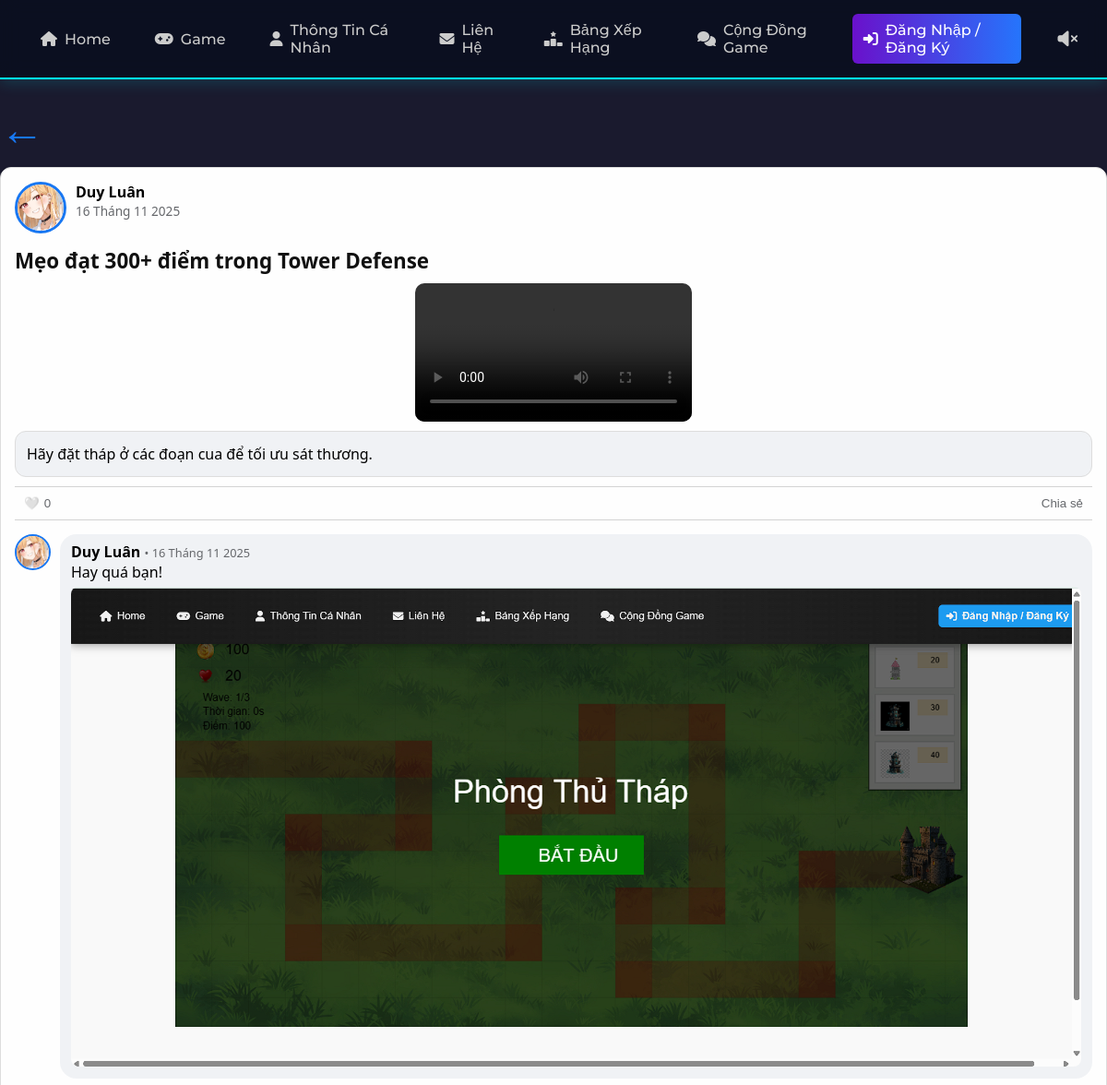
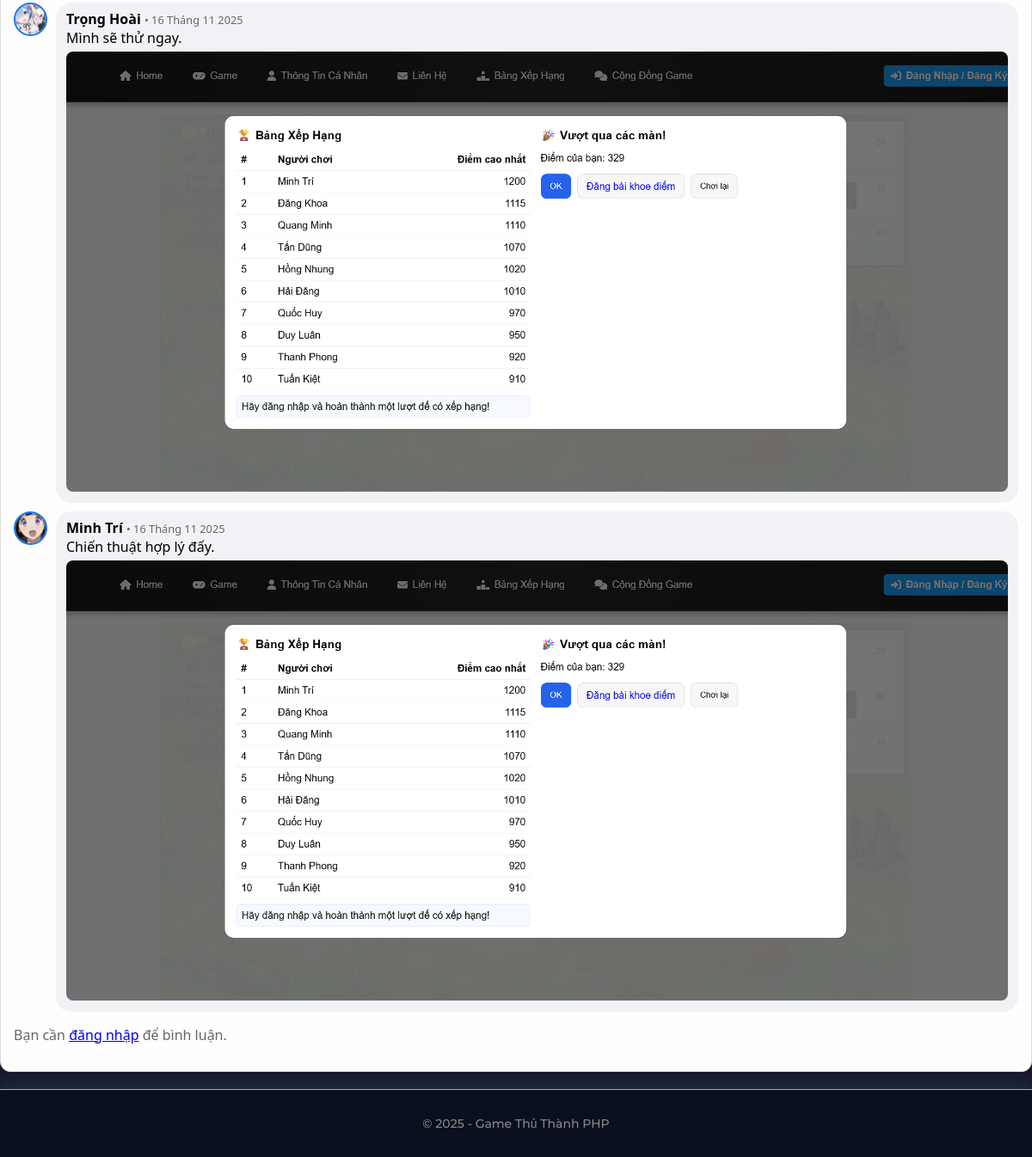
Page /forum_view.php?id=1 on the committed database (2 pictures, top to bottom).
### tables this page shows
CREATE TABLE IF NOT EXISTS posts (
  id INT AUTO_INCREMENT PRIMARY KEY,
  user_id INT NOT NULL,
  title VARCHAR(200) NOT NULL,
  content TEXT,
  screenshot_url VARCHAR(255),
  created_at TIMESTAMP DEFAULT CURRENT_TIMESTAMP,
  FOREIGN KEY (user_id) REFERENCES users(id) ON DELETE CASCADE
);

CREATE TABLE IF NOT EXISTS users (
  id INT AUTO_INCREMENT PRIMARY KEY,
  name VARCHAR(100),
  email VARCHAR(100) UNIQUE,
  password VARCHAR(255),
  avatar VARCHAR(255) DEFAULT 'uploads/avatar/default.png',
  secret_code VARCHAR(255) NOT NULL,
  last_activity DATETIME NULL,
  role VARCHAR(20) NOT NULL DEFAULT 'user',
  last_login DATETIME NULL,
  is_locked TINYINT(1) NOT NULL DEFAULT 0
);

CREATE TABLE IF NOT EXISTS post_files (
  id INT AUTO_INCREMENT PRIMARY KEY,
  post_id INT NOT NULL,
  file_path VARCHAR(255),
  file_type VARCHAR(20),
  created_at TIMESTAMP DEFAULT CURRENT_TIMESTAMP,
  FOREIGN KEY (post_id) REFERENCES posts(id) ON DELETE CASCADE
);

CREATE TABLE IF NOT EXISTS comments (
  id INT AUTO_INCREMENT PRIMARY KEY,
  post_id INT NOT NULL,
  user_id INT NOT NULL,
  content TEXT NOT NULL,
  created_at TIMESTAMP DEFAULT CURRENT_TIMESTAMP,
  FOREIGN KEY (post_id) REFERENCES posts(id) ON DELETE CASCADE,
  FOREIGN KEY (user_id) REFERENCES users(id) ON DELETE CASCADE
);

CREATE TABLE IF NOT EXISTS comment_images (
  id INT AUTO_INCREMENT PRIMARY KEY,
  comment_id INT NOT NULL,
  image_path VARCHAR(255) NOT NULL,
  created_at TIMESTAMP DEFAULT CURRENT_TIMESTAMP,
  FOREIGN KEY (comment_id) REFERENCES comments(id) ON DELETE CASCADE
);

### forum_view.php (the view, shortened to what this page needs)
<?php
include 'includes/header.php';
function formatDateVN($datetime) {
    $date = new DateTime($datetime);
    $monthNames = [
        1 => 'Tháng 1', 2 => 'Tháng 2', 3 => 'Tháng 3', 4 => 'Tháng 4',
        5 => 'Tháng 5', 6 => 'Tháng 6', 7 => 'Tháng 7', 8 => 'Tháng 8',
        9 => 'Tháng 9', 10 => 'Tháng 10', 11 => 'Tháng 11', 12 => 'Tháng 12'
    ];
    return $date->format('d') . ' ' . $monthNames[(int)$date->format('m')] . ' ' . $date->format('Y');
}
$post_id = (int)($_GET['id'] ?? 0);
$sql = "SELECT p.*, u.name AS author, u.avatar AS author_avatar FROM posts p
        JOIN users u ON u.id = p.user_id WHERE p.id = ?";
$stmt = $conn->prepare($sql);
$stmt->bind_param("i", $post_id);
$stmt->execute();
$post = $stmt->get_result()->fetch_assoc();
$resLike = $conn->query("SELECT COUNT(*) AS total FROM post_likes WHERE post_id = $post_id");
$totalLikes = $resLike->fetch_assoc()['total'] ?? 0;
$userLiked = false;
$sqlC = "SELECT c.*, u.name AS author, u.avatar AS author_avatar
         FROM comments c JOIN users u ON u.id = c.user_id
         WHERE c.post_id = ? ORDER BY c.created_at ASC";
$stmtC2 = $conn->prepare($sqlC);
$stmtC2->bind_param("i", $post_id);
$stmtC2->execute();
$comments = $stmtC2->get_result();
?>
        <div class="fb-post-container">
            <div style="margin-bottom:10px;">
            <a href="javascript:history.back()"
              style="display:inline-block; font-size:3em; text-decoration:none; color:#1877f2;">
              ←
            </a>
        </div>
    <div class="fb-post">
        <div class="fb-post-header">
            <a href="user_profile.php?id=<?= $post['user_id'] ?>">
                <img class="avatar" src="<?= htmlspecialchars($post['author_avatar'] ?? 'uploads/default.png') ?>" alt="Avatar">
            </a>
            <div class="info">
                <div class="author">
                    <a href="user_profile.php?id=<?= $post['user_id'] ?>"
                    style="color:black; font-weight:bold; text-decoration:none;">
                    <?= htmlspecialchars($post['author']) ?>
                    </a>
                </div>
                <div class="time"><?= formatDateVN($post['created_at']) ?></div>
            </div>
        </div>
        <div class="post-title"><?= htmlspecialchars($post['title']) ?></div>
        <div class="fb-post-media">
            <?php
            $files = $conn->query("SELECT * FROM post_files WHERE post_id = $post_id");
            while ($f = $files->fetch_assoc()):
                if ($f['file_type'] === 'image'): ?>
                    <img src="<?= $f['file_path'] ?>" alt="Post image">
                <?php else: ?>
                    <video controls>
                        <source src="<?= $f['file_path'] ?>" type="video/mp4">
                    </video>
            <?php endif; endwhile; ?>
        </div>
        <?php if (trim($post['content']) !== ''): ?>
            <div class="fb-post-content">
                <?= nl2br(htmlspecialchars($post['content'])) ?>
            </div>
        <?php endif; ?>
        <div class="fb-post-actions">
            <button id="likeBtn"><?= $userLiked ? "❤️" : "🤍" ?> <span id="likeCount"><?= $totalLikes ?></span></button>
            <button id="shareBtn">Chia sẻ</button>
        </div>
        <div class="fb-comments">
            <?php while ($c = $comments->fetch_assoc()): ?>
                <div class="fb-comment">
                    <a href="user_profile.php?id=<?= $c['user_id'] ?>">
                        <img class="avatar" src="<?= $c['author_avatar'] ?: 'uploads/default.png' ?>" alt="Avatar">
                    </a>
                    <div class="content">
                        <strong>
                            <a href="user_profile.php?id=<?= $c['user_id'] ?>"
                            style="color:black; text-decoration:none;">
                            <?= htmlspecialchars($c['author']) ?>
                            </a>
                        </strong>
                        <span style="font-size:0.8em; color:#65676b;"> • <?= formatDateVN($c['created_at']) ?></span>
                        <p><?= htmlspecialchars($c['content']) ?></p>
                        <?php
                        $cid = $c['id'];
                        $img = $conn->query("SELECT image_path FROM comment_images WHERE comment_id = $cid")->fetch_assoc();
                        if (!empty($img['image_path'])): ?>
                            <img src="<?= $img['image_path'] ?>" style="max-width:100%; margin-top:5px; border-radius:8px;">
                        <?php endif; ?>
                    </div>
                </div>
            <?php endwhile; ?>
            <?php if (isset($_SESSION['user'])): ?>
    <form class="fb-comment-form" method="post" enctype="multipart/form-data">
        <img class="avatar" src="<?= htmlspecialchars($_SESSION['user']['avatar'] ?? 'uploads/avatar/default.png') ?>" alt="Avatar">
        <div class="input-container">
            <textarea name="content" rows="2" placeholder="Viết bình luận..."></textarea>
            <div class="controls">
                <input type="file" name="comment_image" accept="image/*">
                <button type="submit" name="comment">Gửi</button>
            </div>
        </div>
    </form>
<?php else: ?>
    <p style="color:#65676b;">Bạn cần <a href="auth.php">đăng nhập</a> để bình luận.</p>
<?php endif; ?>
        </div>
    </div>
    </div>
<?php include 'includes/footer.php'; ?>

### assets/css/base.css (style rules this page uses)
body { font-family: Arial, sans-serif; background: #f9f9f9; margin: 0; padding: 0; display: grid; grid-template-rows: auto 1fr auto; min-height: 100vh; }
html, body { height: 100%; margin: 0; }

### assets/css/forum_view.css (style rules this page uses)
.fb-post-container { width:1200px; max-width: 1200px; min-width: 1200px; margin: 20px auto; font-family: 'Segoe UI', Tahoma, Geneva, Verdana, sans-serif; box-sizing: border-box; }
.fb-post { border: 1px solid #ddd; border-radius: 12px; background: #fefefe; padding: 15px; box-shadow: 0 1px 3px rgba(0,0,0,0.1); }
.fb-post-header { display: flex; align-items: flex-start; gap: 10px; margin-bottom: 10px; }
.fb-post-header img.avatar { width: 50px; height: 50px; border-radius: 50%; border: 3px solid #1877f2; object-fit: cover; }
.fb-post-header .info { display: flex; flex-direction: column; justify-content: flex-start; }
.fb-post-header .author { font-weight: 600; font-size: 1em; margin: 0; }
.fb-post-header .time { font-size: 0.85em; color: #65676b; padding: 0; }
.fb-post-header .topic-badge, .post-title { font-size: 1.4em; font-weight: 700; margin-top: 8px; margin-bottom: 10px; color: #111; line-height: 1.3; }
.fb-post-content { margin: 10px 0; line-height: 1.5; border: 1px solid #ddd; padding: 12px; border-radius: 12px; background-color: #f0f2f5; }
.fb-post-media img, .fb-post-media video { display: block; margin: 10px auto; max-width: 100%; border-radius: 10px; }
.fb-post-actions { display: flex; justify-content: space-between; margin-top: 10px; border-top: 1px solid lightgray; border-bottom: 1px solid lightgray; padding-top: 5px; padding-bottom: 5px; }
.fb-post-actions button, .fb-post-actions a { background: none; border: none; color: #65676b; cursor: pointer; font-weight: 500; display: flex; align-items: center; gap: 5px; padding: 5px 10px; border-radius: 8px; transition: background 0.2s; text-decoration: none; }
.fb-comments { margin-top: 15px; }
.fb-comment { display: flex; gap: 10px; margin-bottom: 10px; }
.fb-comment img.avatar { width: 35px; height: 35px; border-radius: 50%; border: 2px solid #1877f2; object-fit: cover; }
.fb-comment .content { background: #f0f2f5; padding: 8px 12px; border-radius: 18px; width: 100%; position: relative; }
.fb-comment .content p { margin: 0; }

### includes/navbar.php (style rules this page uses)
body { background: #1a1a2e; margin: 0; padding: 0; }

### rows in the picture
posts: user.avatar (picture), user.name "Duy Luân", created_at "16 Tháng 11 2025", title "Mẹo đạt 300+ điểm trong Tower Defense", content "Hãy đặt tháp ở các đoạn cua để tối ưu sát thương."
comments: user.avatar (picture), user.name "Duy Luân", created_at "16 Tháng 11 2025", content "Hay quá bạn!", comment_images.image_path (picture)
comments: user.avatar (picture), user.name "Trọng Hoài", created_at "16 Tháng 11 2025", content "Mình sẽ thử ngay.", comment_images.image_path (picture)
comments: user.avatar (picture), user.name "Minh Trí", created_at "16 Tháng 11 2025", content "Chiến thuật hợp lý đấy.", comment_images.image_path (picture)

### other values in the picture
$totalLikes "0"
